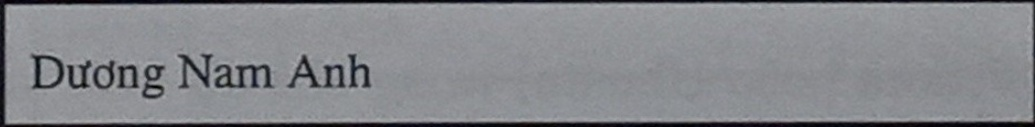
#> input picture UDKPB/ai_core/model_viet_name_ocr/VietNameOCR/1.jpg, 1035 x 127 px
$ python -i test_image_optimizer.py   (imports and definitions only)
#> lines starting #> are read from the running program, lines starting #| are printed output that depends on the picture
"""
Script test module image_optimizer với folder input/output
Chạy: python test_image_optimizer.py <input_folder> <output_folder>
"""

import cv2
import numpy as np
import os
import sys
import glob
from pathlib import Path


def optimize_image_standalone(input_path, output_path, target_width=2480, quality=85, apply_clahe=True):
    """
    Tối ưu ảnh phiếu bầu (standalone version - không cần Django)

    Args:
        input_path: Đường dẫn file ảnh đầu vào
        output_path: Đường dẫn file ảnh đầu ra
        target_width: Chiều rộng mục tiêu (px). Default 2480px
        quality: Chất lượng JPEG (1-100). Default 85
        apply_clahe: Có áp dụng CLAHE không. Default True

    Returns:
        dict: Thông tin tối ưu
    """
#> called with output_path = 'out.png', target_width = 2480, quality = 85, apply_clahe = True
    try:
        # Đọc ảnh
        img = cv2.imread(input_path)
#> img is the input picture: shape (127, 1035, 3); mean B, G, R 139, 134.8, 133.3

        if img is None:
            raise ValueError(f"Không thể đọc ảnh: {input_path}")

        height, width = img.shape[:2]
#> height = 127; width = 1035
        original_size = os.path.getsize(input_path)

        # 1. Chuyển sang grayscale
        if len(img.shape) == 3:
            gray = cv2.cvtColor(img, cv2.COLOR_BGR2GRAY)
        else:
            gray = img

        # 2. Resize nếu cần
        if width > target_width:
            aspect_ratio = height / width
            new_width = target_width
            new_height = int(target_width * aspect_ratio)
            gray = cv2.resize(gray, (new_width, new_height), interpolation=cv2.INTER_AREA)

        # 3. CLAHE - Tăng độ tương phản
        if apply_clahe:
            clahe = cv2.createCLAHE(clipLimit=2.0, tileGridSize=(8, 8))
            gray = clahe.apply(gray)
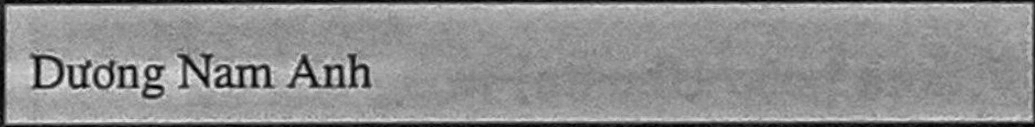
#> gray: shape (127, 1035); min 1, max 233, mean 143.6

        # 4. Denoise - Khử nhiễu
        gray = cv2.fastNlMeansDenoising(gray, None, h=5, templateWindowSize=7, searchWindowSize=21)

        # 5. Lưu với JPEG compression
        encode_param = [int(cv2.IMWRITE_JPEG_QUALITY), quality]

        # Đổi extension thành .jpg
        output_path_jpg = str(Path(output_path).with_suffix('.jpg'))

        success = cv2.imwrite(output_path_jpg, gray, encode_param)

        if not success:
            raise ValueError(f"Không thể lưu ảnh: {output_path_jpg}")

        # Lấy kích thước file output
        optimized_size = os.path.getsize(output_path_jpg)
        size_reduction_percent = ((original_size - optimized_size) / original_size) * 100

        return {
            'success': True,
            'input_path': input_path,
            'output_path': output_path_jpg,
            'original_width': width,
            'original_height': height,
            'optimized_width': gray.shape[1],
            'optimized_height': gray.shape[0],
            'original_size_kb': original_size / 1024,
            'optimized_size_kb': optimized_size / 1024,
            'saved_kb': (original_size - optimized_size) / 1024,
            'reduction_percent': size_reduction_percent
        }

    except Exception as e:
        return {
            'success': False,
            'input_path': input_path,
            'error': str(e)
        }


# [130 lines left out: functions process_folder, main, not called in this run]


# [2 lines not run here, left out]

>>> result = optimize_image_standalone('../../ai_core/model_viet_name_ocr/VietNameOCR/1.jpg', 'out.png')
